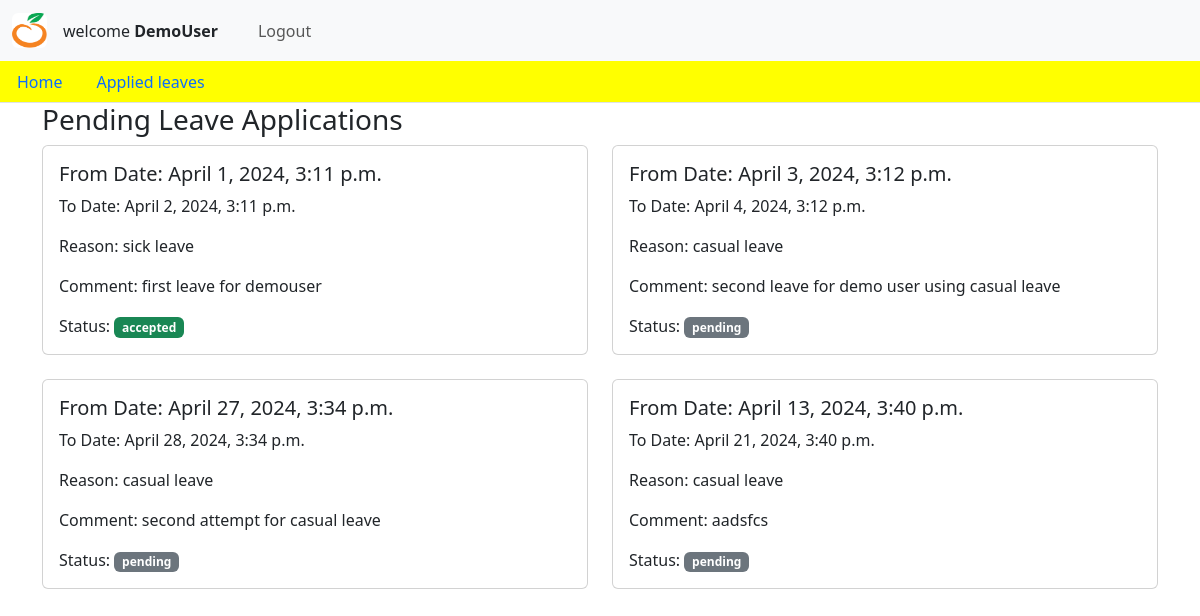
The page /leave_details/ (signed in) on the database its author committed.
### adminapp/models.py (models this page shows)
class addLeave(models.Model):
    username = models.CharField(max_length = 100)
    user_id = models.CharField(max_length=10)
    fromDate = models.DateTimeField()
    toDate = models.DateTimeField()
    reason = models.CharField(max_length=20, choices=CHOICES)
    comment = models.TextField()
    status = models.CharField(max_length=10, choices=STATUS_CHOICES, default='pending')
    def __str__(self):
        return self.username

### adminapp/views.py (the view)
# urls.py: path('leave_details/', views.leave_details, name='leave_details'),
@login_required
def leave_details(request):
    user_id = request.user.id
    leave_detailsss = addLeave.objects.filter(user_id=user_id)
    print(leave_detailsss)
    return render(request, 'pendingLeaves2.html', {'leave_details': leave_detailsss})

### adminapp/context_processors.py (called while the page is built)
def is_superuser(request):
    if request.user.is_authenticated:
        return {'is_superuser': request.user.is_superuser}
    return {'is_superuser': False}

### templates/pendingLeaves2.html
{% include 'home.html' %}
    {% block content %}
        <div class="container">
            <h3>Pending Leave Applications</h3>
            <div class="row">
                {% for leave in leave_details %}
                <div class="col-md-6">
                    <div class="card mb-4">
                        <div class="card-body">
                            <h5 class="card-title">From Date: {{ leave.fromDate }}</h5>
                            <p class="card-text">To Date: {{ leave.toDate }}</p>
                            <p class="card-text">Reason: {{ leave.reason }}</p>
                            <p class="card-text">Comment: {{ leave.comment }}</p>
                            <p class="card-text">Status:
                                {% if leave.status == 'accepted' %}
                                    <span class="badge bg-success">{{ leave.status }}</span>
                                {% elif leave.status == 'rejected' %}
                                    <span class="badge bg-danger">{{ leave.status }}</span>
                                {% else %}
                                    <span class="badge bg-secondary">{{ leave.status }}</span>
                                {% endif %}
                            </p>
                        </div>
                    </div>
                </div>
                {% endfor %}
            </div>
        </div>
    {% endblock %}

### templates/base.html (shortened to what this page needs)
{% block content %}
<!DOCTYPE html>
<html lang="en">
    <head>
        <link rel="stylesheet" href="https://unpkg.com/bootstrap@5.3.2/dist/css/bootstrap.min.css">
        {% load static %}
        <link rel="stylesheet" href="{% static 'css/style.css' %}">
    </head>
    <body>
        <nav class="navbar navbar-expand-lg bg-body-tertiary fixed-top">
            <div class="container-fluid">
                <a class="navbar-brand" href="{% url 'dashboard' %}">
                    {% load static %}
                    <img src="{% static 'asset/logo1.PNG' %}" class="rounded float-start" alt="..." width="35" height="35">
                </a>
                <div>
                    {% if user.is_authenticated %}
                        welcome <strong>{{ user.username }}</strong>
                    {% else %}
                        Not signed in.
                    {% endif %}
                </div>
                <div class="collapse navbar-collapse" id="navbarSupportedContent">
                    <ul class="navbar-nav me-auto mb-2 mb-lg-0">
                        <li class="nav-item">
                            <a class="nav-link active" aria-current="page" href="#"></a>
                        </li>
                        <li class="nav-item">
                            <a class="nav-link" href="#"></a>
                        </li>
                        <li class="nav-item">
                            <a class="nav-link" class="navbar navbar-flex justify-content-end" href="{% url 'logout' %}">
                                Logout
                            </a>
                        </li>
                    </ul>
                </div>
            </div>
        </nav>
    </body>
</html>
{% endblock %}

### static/css/style.css (style rules this page uses)
* { margin: 0%; padding: 0%; }
body { padding-top: 61px; background-image: url('/zproj/static/asset/orangeHome.png'); background-size: cover; background-position: center; }

### rows shown on the page
addLeave: fromDate "April 1, 2024, 3:11 p.m.", toDate "April 2, 2024, 3:11 p.m.", reason "sick leave", comment "first leave for demouser", status "accepted"
addLeave: fromDate "April 3, 2024, 3:12 p.m.", toDate "April 4, 2024, 3:12 p.m.", reason "casual leave", comment "second leave for demo user using casual leave", status "pending"
addLeave: fromDate "April 27, 2024, 3:34 p.m.", toDate "April 28, 2024, 3:34 p.m.", reason "casual leave", comment "second attempt for casual leave", status "pending"
addLeave: fromDate "April 13, 2024, 3:40 p.m.", toDate "April 21, 2024, 3:40 p.m.", reason "casual leave", comment "aadsfcs", status "pending"

### other values the page prints
{{ user.username }} "DemoUser"
